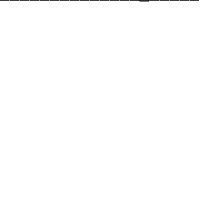
Frame 1 (no input)
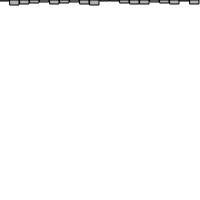
Frame 60 (no input)
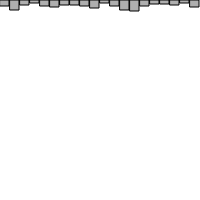
Frame 120 (the mouse pressed at the canvas centre since frame 60)

The p5.js sketch that drew these frames (run headless with seeded random() and noise() and a simulated clock; from frame 60 on, the mouse is pressed at the canvas centre):

// p5.js sketch
// ── sketch.js
// An array to keep track of how often random nums are picked
let randomCounts;

function setup() {
	createCanvas(200, 200);
	randomCounts = new Array(20);
	// I think we need to do this bc we need to fill the array with 0's
	for (let i = 0; i < randomCounts.length; i++) {
		randomCounts[i] = 0;
	}
}

function draw() {
	background(255);

	// pick a random number and increase the count
	let index = int(random(randomCounts.length));
	randomCounts[index]++;

	// Draw a rectangle to graph results
	stroke(0);
	fill(175);
	for (let i = 0; i < randomCounts.length; i++) {
		rect(i*10, 0, 9, randomCounts[i]);
	}
}
